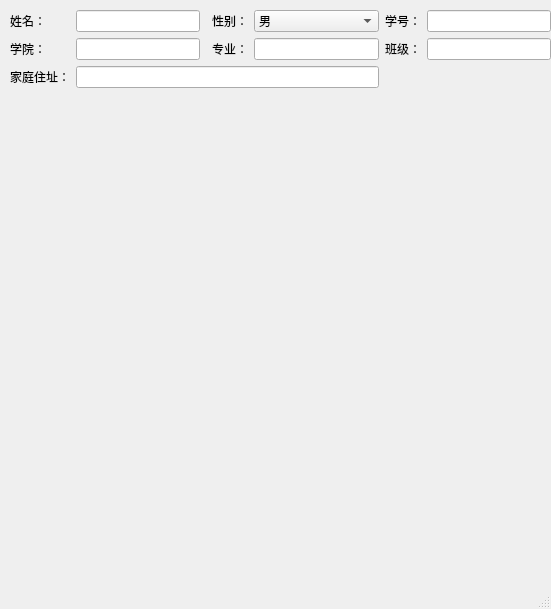
<?xml version="1.0" encoding="UTF-8"?>
<ui version="4.0">
 <class>MainWindow</class>
 <widget class="QMainWindow" name="MainWindow">
  <property name="geometry">
   <rect>
    <x>0</x>
    <y>0</y>
    <width>551</width>
    <height>609</height>
   </rect>
  </property>
  <property name="sizePolicy">
   <sizepolicy hsizetype="Expanding" vsizetype="Preferred">
    <horstretch>0</horstretch>
    <verstretch>0</verstretch>
   </sizepolicy>
  </property>
  <property name="windowTitle">
   <string>MainWindow</string>
  </property>
  <widget class="QWidget" name="centralwidget">
   <widget class="QWidget" name="layoutWidget">
    <property name="geometry">
     <rect>
      <x>10</x>
      <y>10</y>
      <width>541</width>
      <height>131</height>
     </rect>
    </property>
    <layout class="QGridLayout" name="gridLayout">
     <item row="0" column="0">
      <widget class="QLabel" name="label_3">
       <property name="text">
        <string>姓名：</string>
       </property>
      </widget>
     </item>
     <item row="1" column="0">
      <widget class="QLabel" name="label_7">
       <property name="text">
        <string>学院：</string>
       </property>
      </widget>
     </item>
     <item row="1" column="4">
      <widget class="QLineEdit" name="lineEdit_4"/>
     </item>
     <item row="1" column="5">
      <widget class="QLabel" name="label_5">
       <property name="text">
        <string>班级：</string>
       </property>
      </widget>
     </item>
     <item row="0" column="1">
      <widget class="QLineEdit" name="lineEdit_2"/>
     </item>
     <item row="1" column="3">
      <widget class="QLabel" name="label_6">
       <property name="text">
        <string>专业：</string>
       </property>
      </widget>
     </item>
     <item row="0" column="3">
      <widget class="QLabel" name="label_2">
       <property name="text">
        <string>性别：</string>
       </property>
      </widget>
     </item>
     <item row="0" column="4">
      <widget class="QComboBox" name="comboBox">
       <item>
        <property name="text">
         <string>男</string>
        </property>
       </item>
       <item>
        <property name="text">
         <string>女</string>
        </property>
       </item>
      </widget>
     </item>
     <item row="1" column="1">
      <widget class="QLineEdit" name="lineEdit_3"/>
     </item>
     <item row="1" column="6">
      <widget class="QLineEdit" name="lineEdit_5"/>
     </item>
     <item row="0" column="5">
      <widget class="QLabel" name="label_4">
       <property name="text">
        <string>学号：</string>
       </property>
      </widget>
     </item>
     <item row="0" column="6">
      <widget class="QLineEdit" name="lineEdit"/>
     </item>
     <item row="5" column="0" colspan="3">
      <widget class="QLabel" name="label">
       <property name="text">
        <string/>
       </property>
      </widget>
     </item>
     <item row="2" column="0">
      <widget class="QLabel" name="label_8">
       <property name="text">
        <string>家庭住址：</string>
       </property>
      </widget>
     </item>
     <item row="2" column="1" colspan="4">
      <widget class="QLineEdit" name="lineEdit_6"/>
     </item>
    </layout>
   </widget>
  </widget>
  <widget class="QMenuBar" name="menubar">
   <property name="geometry">
    <rect>
     <x>0</x>
     <y>0</y>
     <width>551</width>
     <height>22</height>
    </rect>
   </property>
  </widget>
  <widget class="QStatusBar" name="statusbar"/>
 </widget>
 <tabstops>
  <tabstop>lineEdit_2</tabstop>
  <tabstop>comboBox</tabstop>
  <tabstop>lineEdit</tabstop>
  <tabstop>lineEdit_3</tabstop>
  <tabstop>lineEdit_4</tabstop>
  <tabstop>lineEdit_5</tabstop>
  <tabstop>lineEdit_6</tabstop>
 </tabstops>
 <resources/>
 <connections/>
</ui>
